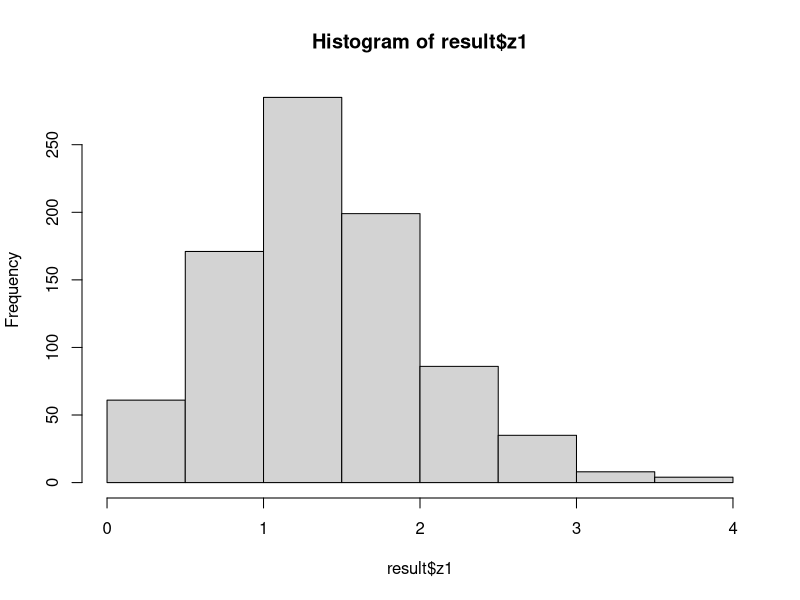
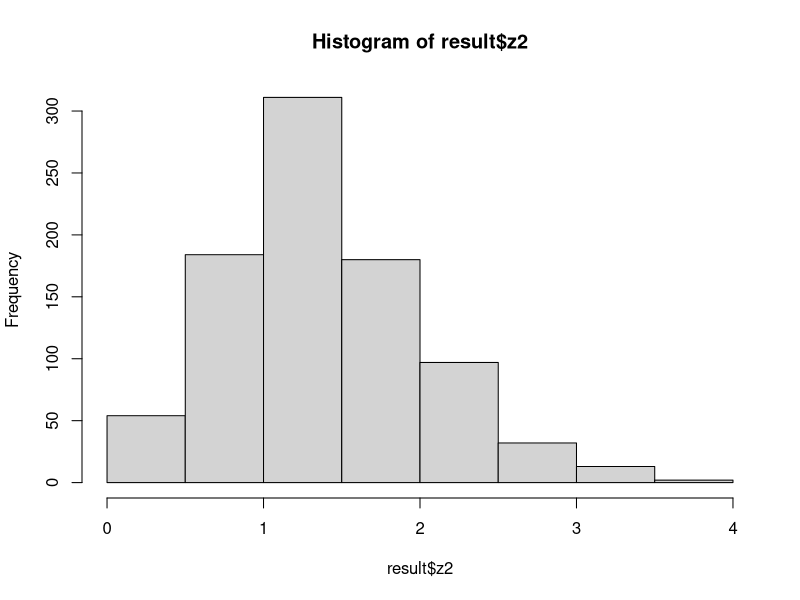

Recreate these plots in R, in order. (Note: this script raises an error after producing the figures.)
######################
# Accept and Reject #
#####################

# predefined 1 Million iterations for every tests
n <- 1000000

# Accept reject method #

# suppose we want samples from std normal distribution where x~N(0,1)
# this will be our main f(x)
# there will be a proposed function g(x)
# majoring constant which will be always be c >= f(x) / g(x)

# uniform distribution u that will meet the requirement u < f(x) / c.g(x) to accept
f_x <- function(x) {
  return((1/sqrt(2*pi)) * x^2/2)
}

g_x <- function(x) {
  return(exp(x))
}

c <-f_x(1) / g_x(1) # maximum value


accept_reject_method <- function(f, g, n, a, b, c) {
  count <- 0
  xsample <- c()
  for(i in 1:n) {
    x <- runif(1, a, b)
    u <- runif(1)
    if(u <= f(x) / (c * g(x)))
      count = count + 1
    xsample[count] <- x
  }
  return(list(count = count, xsample = xsample))
}

accept_result <- accept_reject_method(f_x, g_x, 200, 0, 1, c)
print((accept_result$count))
print(length(accept_result$xsample))

# box muller # 

box_muller <- function(n) {
  u <- runif(n, 0, 1)
  v <- runif(n, 0, 1)
  
  z1 <- sqrt(-2*log(u)+cos(2*pi*v))
  z2 <- sqrt(-2*log(u)+sin(2*pi*v))
  return(list(z1 = z1, z2 = z2))
}

result <- box_muller(1000)


hist(result$z1)
hist(result$z2)

  #######################
  #improved box muller # 
  #######################

improved_box_muller <- function(n) {
  Z1 <- c()
  Z2 <- c()
  w <- 0
  
  while(i < n){
    u <- runif(1, -1, 1) # range between -1 to 1
    v <- runif(1, -1, 1)  # range between -1 to 1
    z <- u^2 + v^2
    if(z<1){
      w <- sqrt(-2*log(z)/z)
      i = i + 1
      Z1[i] <- u * w
      Z2[i] <- v * w
    }
    
  }
  return(list(Z1 = Z1, Z2 = Z2))
}

result <- improved_box_muller(n)

hist(result$Z1)
hist(result$Z2)
######################################
# Monte Carlo: Hit and Miss method # 
######################################
f <- function(x) {
  return(2*x - 1)
}

curve(f, 3, 5)

hit_miss <- function(f, n, a, b, c, d) {
  z <- 0
  
  for(i in 1:n){
    x <- runif(1, a, b)
    y <- runif(1, c, d)
    if(y <= f(x)) {
      z = z+1
    }
  }
  return((b-a)*(d-c)*z/n + c*(b-a))
}

hit_miss(f, n, 3, 5, 5, 9)

########################
# improved monte carlo # 
########################

n <- 1000
imrpoved_hit_miss <- function(f, n, a, b) {
  func <- c()
  for(i in 1:n) {
    y = runif(1, a, b)
    func[i] <- f(y)
  }
  return(list(density = sum(func)/n * (b-a), fun = func))
}

retult <- imrpoved_hit_miss(f, n, 3, 5)
plot(1:n, result$fun[1:n], type = 'l')

      ########################
      # Importance sampling # 
      ########################


#Using exponential function

fx <- function(x) {
  return(x^3+sqrt(x))*exp(x^2+2*x+7)
}

curve(fx)

x_sample <- rexp(n , 11)

q_pdf <- dexp(x_sample, 11)

imp_estimate <- mean(fx(x_sample)/q_pdf)
imp_estimate


u <- runif(n)
u

uniform_estimate <- mean(u)
uniform_estimate



#Using Beta to estimate the function

curve(fx)
curve(dbeta(x, 6, 1))

beta_samples <- rbeta(n, 6, 1)

q_betapdf <- dbeta(beta_samples, 6, 1)

imp_esti_beta <- mean(fx(beta_samples)/q_betapdf)
imp_esti_beta


#Using normal distribution
# proposed distribution N~(0.5, 0.1)

xsamples <- rnorm(n, mean = 0.5, sd = 0.1)
xsamples

qnorm <- dnorm(xsamples, mean = 0.5, sd = 0.1)
qnorm

sample_esti_norm <- mean(fx(xsamples)/qnorm)
sample_esti_norm


var_imp_norm <- var(fx(xsamples)/qnorm) / n
var_imp_norm

# Now,

target_density <- function(x) {
  return(dnorm(x))
}


proposal_density <- function(x) {
  return(dunif(x, min = -3, max = 3))
}


samples <- runif(n, min = -3, max = 3)


weights <- target_density(samples) / proposal_density(samples)
weights


normalized_weights <- weights / sum(weights)
normalized_weights

estimate_mean <- sum(samples * normalized_weights)
print(estimate_mean)


#estimate mean of N~(1, 0.5) from -2 to 4 
target_function <- function(x) {
  return(dnorm(x, mean = 1, sd = 0.5))
}


proposal_function <- function(x) {
  return(dunif(x, min = -2, max = 4))
}


u <- runif(n, min = -2, max = 2)

weights <- target_function(u) / proposal_function(u)

normalized_weights <- weights / sum(weights)

estimated_mean <- sum(u * normalized_weights)
print(estimated_mean)


    ########################
    # Antithetic Sampling # 
    ########################

x <- runif(100)
y <- 1 - x
a <- 0
b <- 1
u <- runif(n, a, b)


f_x <- exp(u ^ 2 )
crude_mean <- mean(f_x) * (b-a)
se_crude <- sqrt(var(f_x)/ n)


v <- runif(n/2, a, b)
f1 <- exp(v ^ 2)
f2 <- exp(1 - v ^ 2) # important: will use the function of y = 1-x

f <- (f1+f2) / 2

estimated_mean <- mean(f) * (b-a)

estimated_se <- sqrt(var(f)/ (n/2))

crude_mean
estimated_mean
se_crude
estimated_se


#ex2 


u <- runif(1000)

f_x <- u^3-7*u^2+1

crude_mean <- mean(f_x)

se_crude <- sqrt(var(f_x)/ 1000)



v <- runif(500)

f1 <- v^3-7*v^2+1
f2 <- ((1-v)^3-7*(1-v)^2+1)

f <- (f1+f2) / 2

esti_mean <- mean(f)

esti_se <- sqrt(var(f) / 500)

crude_mean
se_crude
esti_mean
esti_se

#ex3


set.seed(1986)
n <- 100000
a <- 2
b <- 3


#crude estimation

u <- runif(n, a, b)
f_x <- (u^3-7*u^2+1) 
crude_i_hat <- sum(f_x) / n * (b - a)
crude_se <- sqrt(var(f_x) / n)

# antithetic estimation

v <- runif(n/2, 0, 1)
v1 <- a + (b-a) * v
v2 <- a + (b-a) * (1-v)

f1 <- (v1^3-7*v1^2+1)  

f2 <- ((v2)^3-7*(v2)^2+1)  

f <- (f1+f2) / 2

anti_mean <- mean(f) * (b-a)


anti_se <- sqrt(var(f) / (n/2))


crude_i_hat
crude_se

anti_mean
anti_se


        ########################
        #    Control variate   # 
        ########################

n = 100000
x <- rnorm(n, mean = 3, sd = 2)
y <- rnorm(n, mean = 2, sd = 1)

ey <- mean(y) # bujhi na

mean_x <- mean(x)
mean_y <- mean(y)

cov_xy <- cov(x, y)
var_y <- var(y)

c <- cov_xy / var_y

control_estimate <- mean(x) - c * (mean_y - ey)
control_estimate

var_x <- var(x) / n

var_control_estimate <- var(x - c*(y - ey)) / n
var_control_estimate


reduction <- (1 - (var_control_estimate/var_x)) * 100
reduction
 
cor(x, y) ^ 2 * 100

#Using functions x ^ 2 and x 


fx <- function(x) x ^ 2
gx <- function(x) x


e_gx <- mean(g)

x <- runif(n)

f <- fx(x)
g <- gx(x)

meanf <- mean(f)
meang <- mean(g)

covfg <- cov(f,g)

varg <- var(g)
varf <- var(y) / n

c <- covfg/varg
c

var_estimate <- var(f - c * (g - e_gx)) / n


reduction <- (1 - (var_estimate/varf)) * 100
reduction

# exercise 3(c)

fx<-function(x) sqrt(1-x^2)
gx<-function(x) 1-x

u <- runif(n)

f <- fx(u)
g <- gx(u)

e_gx <- 0.5

covfg <- cov(f, g)
varg <- var(g)
varf <- var(f) / n


estimated_var <- var(f - c * (g - e_gx)) / n
estimated_var


reduction <-  (1 - (estimated_var/varf)) * 100
reduction

cor(f, g)^2 * 100


#### END OF CONTROL VARIATE ###


          ##############################
          #    Sampling Distribution   # 
          ##############################


# sampling
norm <- rnorm(10000, mean = 100, sd = 15)
size <- 100

draw <- sample(norm, 100, replace = T)
hist(draw)

mean(draw)
sd(draw)


# bootstrapping var

bootstrap_var <- replicate(1000, var(sample(rnorm(1000, 100, 15), 1000, replace = T)))
mean(bootstrap_var)
sd(bootstrap_var)
hist(bootstrap_var)

# bootstrapping mean

bootstrap_mean <- replicate(1000, mean(sample(rnorm(1000, 100, 15), 1000, replace = T)))
mean(bootstrap_mean)
sd(bootstrap_mean)
hist(bootstrap_mean)


# bootstrapping sd

bootstrap_sd <- replicate(1000, sd(sample(rnorm(1000, 100, 15), 1000, replace = T)))
mean(bootstrap_sd)
sd(bootstrap_sd)
hist(bootstrap_sd)




# sample distn using for loop


population <- rnorm(10000, 100, 15)

sample_dist_mean <- c()
sample_dist_var <- c()
sample_dist_sd <- c()
for(i in 1:10000) {
  x <- sample(population, 1000, replace = T)
  sample_dist_mean <- c(sample_dist_mean, mean(x))
  sample_dist_var <- c(sample_dist_var, var(x))
  sample_dist_sd <- c(sample_dist_sd, var(x))
}

par(mfrow = c(1, 3))

hist(sample_dist_mean)
hist(sample_dist_var)
hist(sample_dist_sd)


      
        #############################
        #    Hypothesis Testing     # 
        #############################

#Suppose the food label on a cookie bag states that there is 2 grams of saturated 
# fat in a single cookie. 
# In a sample of 35 cookies, it is found that the mean amount of saturated 
# fat per cookie is 2.2 grams with
# a standard deviation is 0.3 gram. At .05 significance level, 
# can we reject the claim on food label?

mu <- 2
n <- 35
xbar <- 2.2

std <- 0.3

alpha <- 0.05

t.test <- qt(alpha/2, df = n-1)

ifelse(t.test < 0, 'Lower Tail True', 'Lower Tail False')

pval <-  pt((xbar-mu) / sqrt(std/n), df = n-1, lower.tail = T)
pval

      #############################
      #    Proportion Test        # 
      #############################
p0 <- 0.3
np <- 163
n <- 600
p <- np / n

p.stat <- (p-p0) / sqrt((p0 * (1-p0))/n)
p.stat

alpha = 0.01
z <- qnorm(alpha)
ifelse(p.stat < z, 'Reject the null', 'May not reject the null')


# mtcars testing

total_counts <- length(mtcars$am)
print(total_counts)


p_0=0.6
p_mean <- mean(mtcars$am)
sigma <- p0 * (1-p0)
total_counts

z <- qnorm(0.03)
z


# left tail
p <- pnorm(stat, lower.tail = T)


stat <- (p_mean - p0) / sqrt(sigma / total_counts)
stat
ifelse(p < z, 'Reject the null', 'May not reject the null')

    #############################
    #    congruence generator   # 
    #############################

n <- 10
a <- 1664525
c <- 1013904223
m <- 2^32

lcg <- function(n, seed, a, c, m) {
  result <- numeric(n)
  result[1] <- seed
  for(i in 2:n) {
    result[i] <- (c + a * result[i-1]) %% m
  }
  return(result / m)
}

final_lcg <- lcg(n, 1000, a, c, m)
final_lcg # results has to be between (0, 1]

plot(1:n, final_lcg, type = 'b')
